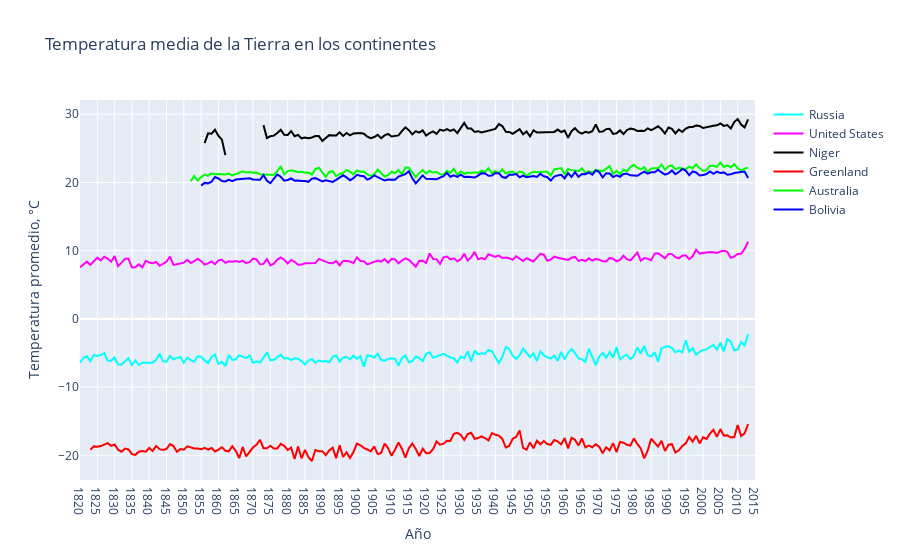

This figure's notebook cell:
### Markdown cell above
**Veamos el gráfico de cambios de temperatura anuales en ciertos continentes (supongamos que tomamos en consideración un país por continente)**.

### Code cell
continent = ['Russia', 'United States', 'Niger', 'Greenland', 'Australia', 'Bolivia']
mean_temp_year_country = [ [0] * len(years[70:]) for i in range(len(continent))]
j = 0
for country in continent:
    all_temp_country = global_temp_country_clear[global_temp_country_clear['Country'] == country]
    i = 0
    for year in years[70:]:
        mean_temp_year_country[j][i] = all_temp_country[all_temp_country['dt'].apply(
                lambda x: x[:4]) == year]['AverageTemperature'].mean()
        i +=1
    j += 1

traces = []
colors = ['rgb(0, 255, 255)', 'rgb(255, 0, 255)', 'rgb(0, 0, 0)',
          'rgb(255, 0, 0)', 'rgb(0, 255, 0)', 'rgb(0, 0, 255)']
for i in range(len(continent)):
    traces.append(go.Scatter(
        x=years[70:],
        y=mean_temp_year_country[i],
        mode='lines',
        name=continent[i],
        line=dict(color=colors[i]),
    ))

layout = go.Layout(
    xaxis=dict(title='Año'),
    yaxis=dict(title='Temperatura promedio, °C'),
    title='Temperatura media de la Tierra en los continentes',)

fig = go.Figure(data=traces, layout=layout)
py.iplot(fig)

### Figure 1 — Plotly figure (JSON) as saved in the notebook; plotly's stock layout.template omitted (floating-point values rounded to 4 significant figures; data arrays with more than 128 entries replaced by an {"elided": "..."} marker saying what was removed)
{"data": [{"line": {"color": "rgb(0, 255, 255)"}, "mode": "lines", "name": "Russia", "type": "scatter", "x": {"elided": "196 str values"}, "y": {"elided": "196 float values"}}, {"line": {"color": "rgb(255, 0, 255)"}, "mode": "lines", "name": "United States", "type": "scatter", "x": {"elided": "196 str values"}, "y": {"elided": "196 float values"}}, {"line": {"color": "rgb(0, 0, 0)"}, "mode": "lines", "name": "Niger", "type": "scatter", "x": {"elided": "196 str values"}, "y": {"elided": "196 float values"}}, {"line": {"color": "rgb(255, 0, 0)"}, "mode": "lines", "name": "Greenland", "type": "scatter", "x": {"elided": "196 str values"}, "y": {"elided": "196 float values"}}, {"line": {"color": "rgb(0, 255, 0)"}, "mode": "lines", "name": "Australia", "type": "scatter", "x": {"elided": "196 str values"}, "y": {"elided": "196 float values"}}, {"line": {"color": "rgb(0, 0, 255)"}, "mode": "lines", "name": "Bolivia", "type": "scatter", "x": {"elided": "196 str values"}, "y": {"elided": "196 float values"}}], "layout": {"title": {"text": "Temperatura media de la Tierra en los continentes"}, "xaxis": {"title": {"text": "Año"}}, "yaxis": {"title": {"text": "Temperatura promedio, °C"}}}}
